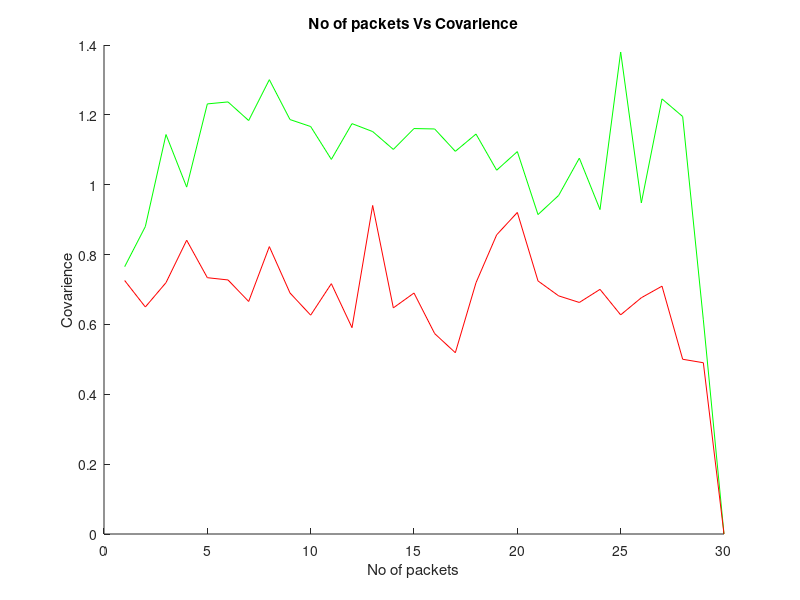

This chart was generated by the following MATLAB code:
load WS_spatial;
load WS_random;

hold on;
plot(A(:,1),A(:,2),'g');
title("No of packets Vs Covarience");
xlabel("No of packets");
ylabel("Covarience");
plot(C(:,1),C(:,2),'r');
hold off;